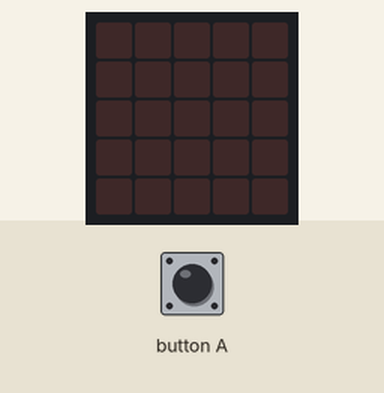
Recording of a program running on a simulated BBC micro:bit (MakeCode). Shown: the board's 5×5 LED display. The inputs (shaded band) are chosen by the test bench.

Above: at 1.2 s.
1.3 s: button A pressed for 0.15 s
At 2.5 s:
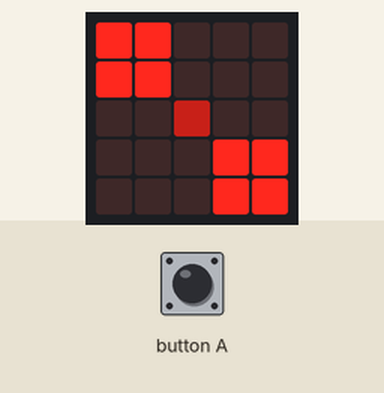
2.9 s: button A pressed for 0.15 s
At 3.7 s:
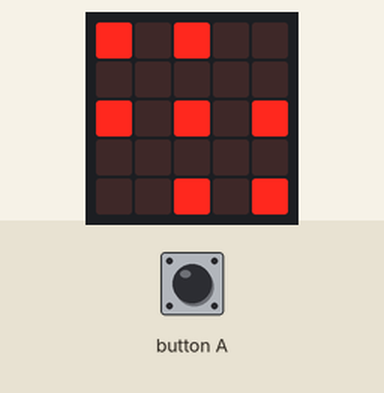
4.5 s: button A pressed for 0.15 s
At 4.9 s:
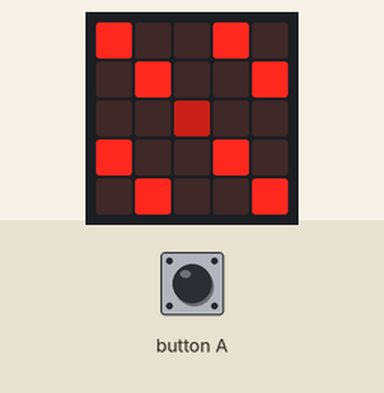
Timing chart, 0 to 7.5 s (numbered marks = the images above; inputs shaded):
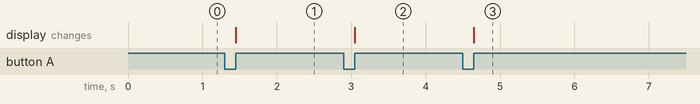

The program:

main.ts
```typescript
let A = 0
input.onButtonPressed(Button.A, function on_button_pressed_a() {

    basic.clearScreen()
    A += 1
    if (A == 1) {
        led.plotBrightness(2, 2, 100)
        led.plot(0, 0)
        led.plot(0, 1)
        led.plot(1, 0)
        led.plot(1, 1)
        led.plot(4, 4)
        led.plot(3, 4)
        led.plot(4, 3)
        led.plot(3, 3)
    }

    if (A == 2) {
        led.plotBrightness(2, 2, 100)
        led.plot(0, 0)
        led.plot(0, 2)
        led.plot(2, 0)
        led.plot(2, 2)
        led.plot(4, 4)
        led.plot(2, 4)
        led.plot(4, 2)
        led.plot(2, 2)
    }

    if (A == 3) {
        led.plotBrightness(2, 2, 100)
        led.plot(0, 0)
        led.plot(0, 3)
        led.plot(3, 0)
        led.plot(3, 3)
        led.plot(4, 4)
        led.plot(1, 4)
        led.plot(4, 1)
        led.plot(1, 1)
        A -= 3
    }

})
```

test.ts
```typescript
// Tady jsou testy. Při použití tohoto balíčku jako rozšíření nebude zkompilováno.
```

Measured:
- after the input at 1.3 s, the display: changes after 0.15 s (image 1)
- after the input at 2.9 s, the display: changes after 0.15 s (image 2)
- after the input at 4.5 s, the display: changes after 0.15 s (image 3)
